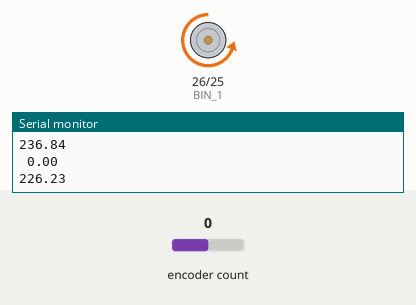
Recording of a sketch running on a simulated ESP32. Parts: motor-driver pin pairs drawn as motors (green arrow = first pin HIGH = forward, orange = second pin HIGH = backward, longer = more drive), the last lines printed to the serial monitor. The inputs (shaded band) are chosen by the test bench; at power-on: encoder count 0.

Above: at 4.2 s.
4.3 s: encoder count set to 1
At 5.1 s:
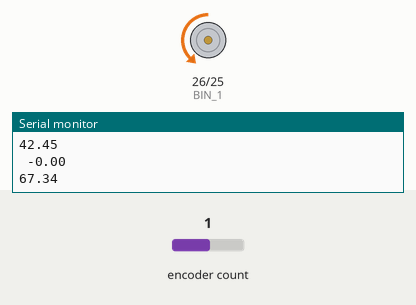
7.3 s: encoder count set to 0
At 7.56 s:
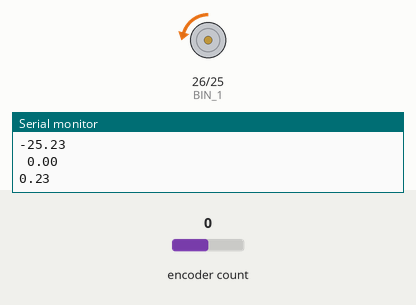
Timing chart, 0 to 16.3 s (numbered marks = the images above; inputs shaded):
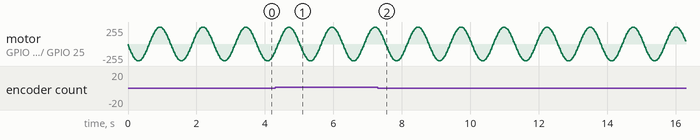

The sketch:

encoder_template.ino
```cpp
#include <ESP32Encoder.h>
#define BIN_1 26
#define BIN_2 25

ESP32Encoder encoder;

/* encoder */
float p = 0;
float v = 0;
float p_last = 0;
const long dt = 20;

/* setting PWM properties */
const int freq = 5000;
const int ledChannel_1 = 1;
const int ledChannel_2 = 2;
const int resolution = 8;
int MAX_PWM_VOLTAGE = 255;

unsigned long time_now = 0;
long t = 0;
float dp=0;

void setup() {
  Serial.begin(115200);
  ESP32Encoder::useInternalWeakPullResistors = UP; // Enable the weak pull up resistors
  encoder.attachHalfQuad(27, 33); // Attache pins for use as encoder pins
  encoder.setCount(0);  // set starting count value after attaching

  /* configure LED PWM functionalitites */
  ledcSetup(ledChannel_1, freq, resolution);
  ledcSetup(ledChannel_2, freq, resolution);

  /* attach the channel to the GPIO to be controlled */
  ledcAttachPin(BIN_1, ledChannel_1);
  ledcAttachPin(BIN_2, ledChannel_2);
}

void loop() {
  /* encoder section */
  time_now = millis();

  p = encoder.getCount() / (75.81 * 6) * 2 * M_PI;

  /* motor sine wave section */
  t++;
  float angle = t * 0.1;
  float output = sin(angle) *MAX_PWM_VOLTAGE;
  if (output > 0) {
    ledcWrite(ledChannel_1, LOW);
    ledcWrite(ledChannel_2, output);
  }
  else {
    ledcWrite(ledChannel_2, LOW);
    ledcWrite(ledChannel_1, -output);
  }


  while (millis() < (time_now + dt)) {


  }

  dp = ((encoder.getCount() / (75.81 * 6) * 2 * M_PI) -p);
  Serial.print(" ");
  Serial.println(dt*dp);
  Serial.println(output);

}
```
